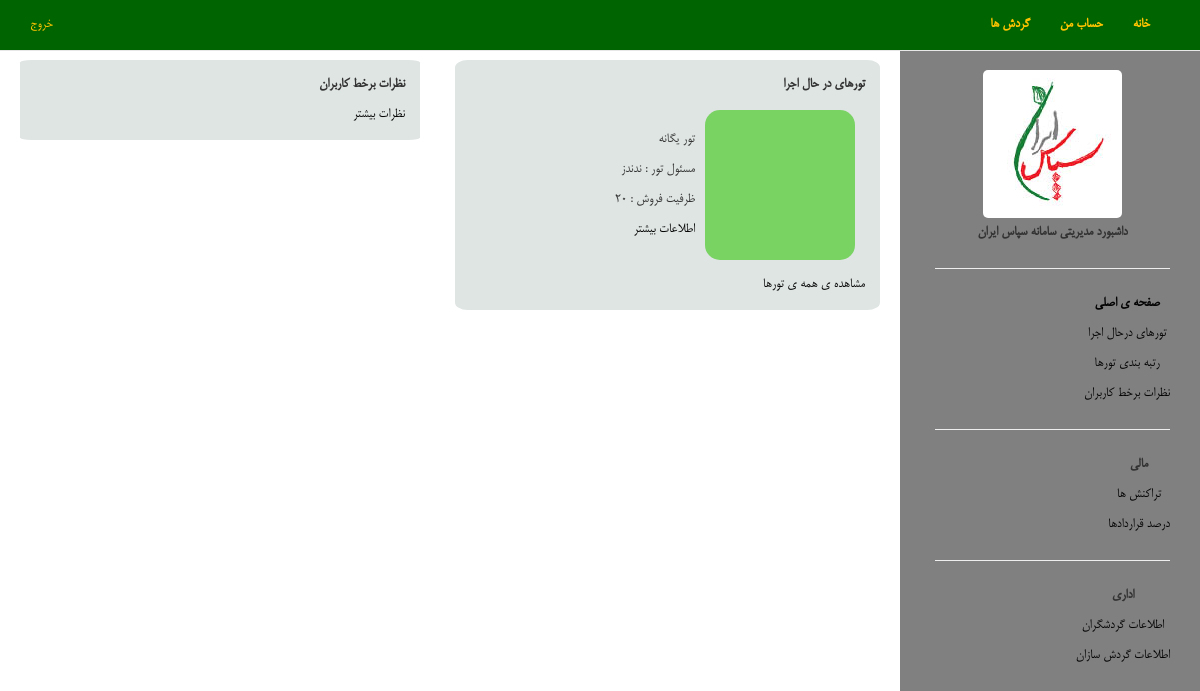
The app's page /manager/Dashboard/, older data.
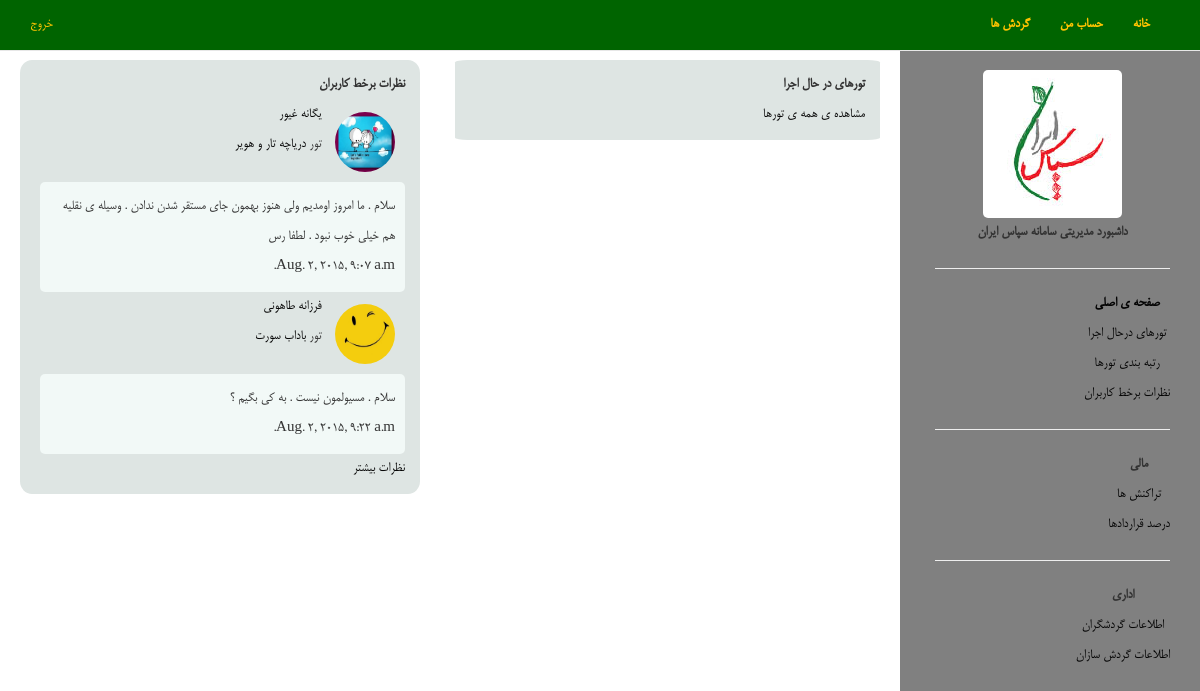
The same page, newer data.
### define_trip/models.py (models this page shows, shortened)
class Tour(models.Model):
    gardesh = models.ForeignKey(Gardesh, related_name='tour')
    tour_kind = models.CharField(max_length=30 , choices=TOUR_KIND)      # nat / inter / holly
    destination = models.CharField(max_length=255, choices=CITY)    # city name
    source = models.CharField(max_length=255,choices=CITY)         # city name
    start = models.DateField()
    start_t = models.TimeField()
    end = models.DateField()
    end_t = models.TimeField()
    capacity = models.IntegerField()    # tedadi ke mitavanim befrooshim
    has_sold = models.IntegerField(default=0)   # if = capacity or intire=0 => stop selling
    entire_capacity = models.IntegerField()     # mizani ke hanooz az zarfiate kol mande
    leader = models.CharField(max_length=30)
    leader_c = models.CharField(null=True, blank=True , max_length=50)
    transfer_device = models.ForeignKey(TransferDevice)
    stay_location = models.ForeignKey(Location)
    cost = models.IntegerField()
    destination_explain = models.TextField(null=True, blank=True)
    move_explain = models.TextField(null=True, blank=True)

class Gardesh(models.Model):
    name = models.CharField(max_length=255)
    builder = models.ForeignKey(TourBuilderProfile)
    kind = models.CharField(max_length=2,choices=KIND)   # t/tr/a/h/r
    final_rank = models.FloatField(null=True,blank=True)
    order_rank = models.FloatField(null=True,blank=True)
    comment_rank = models.FloatField(null=True,blank=True)
    degree = models.CharField(max_length=2,
                                      choices=DEGREE)     # g/s/b
    max_cancel_time = models.IntegerField(default= 2)
    free = models.FloatField(default=1)     # between 0 and 1 --> be nazaram inja darsad takhfif gozashte shavad behtar ast.
    define_time = models.DateTimeField(default= datetime.datetime.now)
    agreement = models.ForeignKey(Agreement)
    other_explain = models.TextField(blank=True , null=True) #farzaneh add

### user/models.py (models this page shows, shortened)
class TourBuilderProfile(models.Model):
    user = models.OneToOneField(UserM,related_name='bprofile')  # username is sabt number
    kind = models.CharField(max_length= 20 , choices=KIND)

class UserM(models.Model):
    user = models.OneToOneField(User, related_name='userm')
    register_time = models.DateTimeField(default=datetime.now)
    picture = models.FileField(upload_to="static/user/img/", default="static/user/img/default.jpg" , null=True, blank=True)
    kind = models.CharField(max_length=10, choices=USER_KIND) #? what is this? redundant

### quality_control/models.py (models this page shows, shortened)
class OnlineComment(models.Model):
    user = models.ForeignKey(UserM)
    tour = models.ForeignKey(Tour)
    body = models.CharField( max_length= 100)
    date = models.DateTimeField()

### manager_dashboard/views.py (the view)
# urls.py: url(r'Dashboard/$', 'manager_dashboard.views.Dashboard'),
def Dashboard(request):
    onlineComments = OnlineComment.objects.all()[0:5]
    tours = Tour.objects.filter(end__gt=datetime.datetime.today(),
                                start__lt=datetime.date.today())[0:3]
    return render(request, "manager_dashboard.html", {"onlineComments": onlineComments , "runningTours" : tours})

### manager_dashboard/templates/manager_dashboard.html (shortened to what this page needs)
{% extends "manager_base.html" %}
{% load staticfiles %}
{% block content_dashboard %}
    <div class="box col-md-4" style="padding-left: 20px ; margin-left: 20px">
        <table>
            <tr>
                <td><strong>
                نظرات برخط کاربران
                </strong></td>
            </tr>
{% for comment in onlineComments %}
            <tr>
                <td>
                    <div>
                <span>
                    <img class="gardeshgar_img" src="../../{{comment.user.picture}}">
                </span>
                <span class="gardeshgar_name_box">
               <a href="profile/tourist/{{ comment.user.user.username }}">{{ comment.user.user.first_name}} {{ comment.user.user.last_name }} </a>
                    <br>
                    تور
                  <a href="/show/tour/{{ comment.tour.id }}/status/"> {{ comment.tour.gardesh.name }}</a>
                </span>
                        <div class="col-md-12 gardeshgar_comment_box">
                            {{ comment.body }}
                            <br>
                            {{ comment.date }}
                        </div>
                    </div>
                </td>
            </tr>
{% endfor %}
        </table>
    <a href="/manager/OnlineComments"> نظرات بیشتر</a>
    </div>
    <div class="col-md-5" style="padding-right: 60px">
        <div class="box col-md-12">
            <table>
                <tr>
                    <td><strong>
                        تورهای در حال اجرا
                    </strong></td>
                </tr>
                {% for tour in runningTours %}
                   <tr>
                    <td>
                <span>
                    <img class="tour_image_large" src="../../{{ tour.gardesh.builder.user.picture }}">
                </span>
                    </td>
                    <td>
                        تور
                        {{ tour.gardesh.name }}
                        <br>
                        مسئول تور :
                        {{ tour.leader }}
                        <br>
                        ظرفیت فروش :
                        {{ tour.capacity }}
                        <br>
                        <a href="/show/tour/{{ tour.id }}/status">
                            اطلاعات بیشتر
                        </a></td>
                </tr>
                {% endfor %}
            </table>
        <a href="/manager/tourLists/">مشاهده ی همه ی تورها</a>
        </div>
    </div>
{% endblock content_dashboard %}

Row changes from the older to the newer data that the page shows:
no longer on this page (row edited): Tour: gardesh.builder.user.picture (placeholder picture), gardesh.name "یگانه", leader "ندندز", capacity "20"
added OnlineComment: user.picture (picture), user.user.first_name "یگانه", user.user.last_name "غیور", tour.gardesh.name "دریاچه تار و هویر", body "سلام . ما امروز اومدیم ولی هنوز بهمون جای مستقر شدن ندادن . وسیله ی نقلیه هم خیلی خوب نبود . لطفا رس", date "Aug. 2, 2015, 9:07 a.m."
added OnlineComment: user.picture (picture), user.user.first_name "فرزانه", user.user.last_name "طاهونی", tour.gardesh.name "باداب سورت", body "سلام . مسیولمون نیست . به کی بگیم ؟", date "Aug. 2, 2015, 9:22 a.m."
